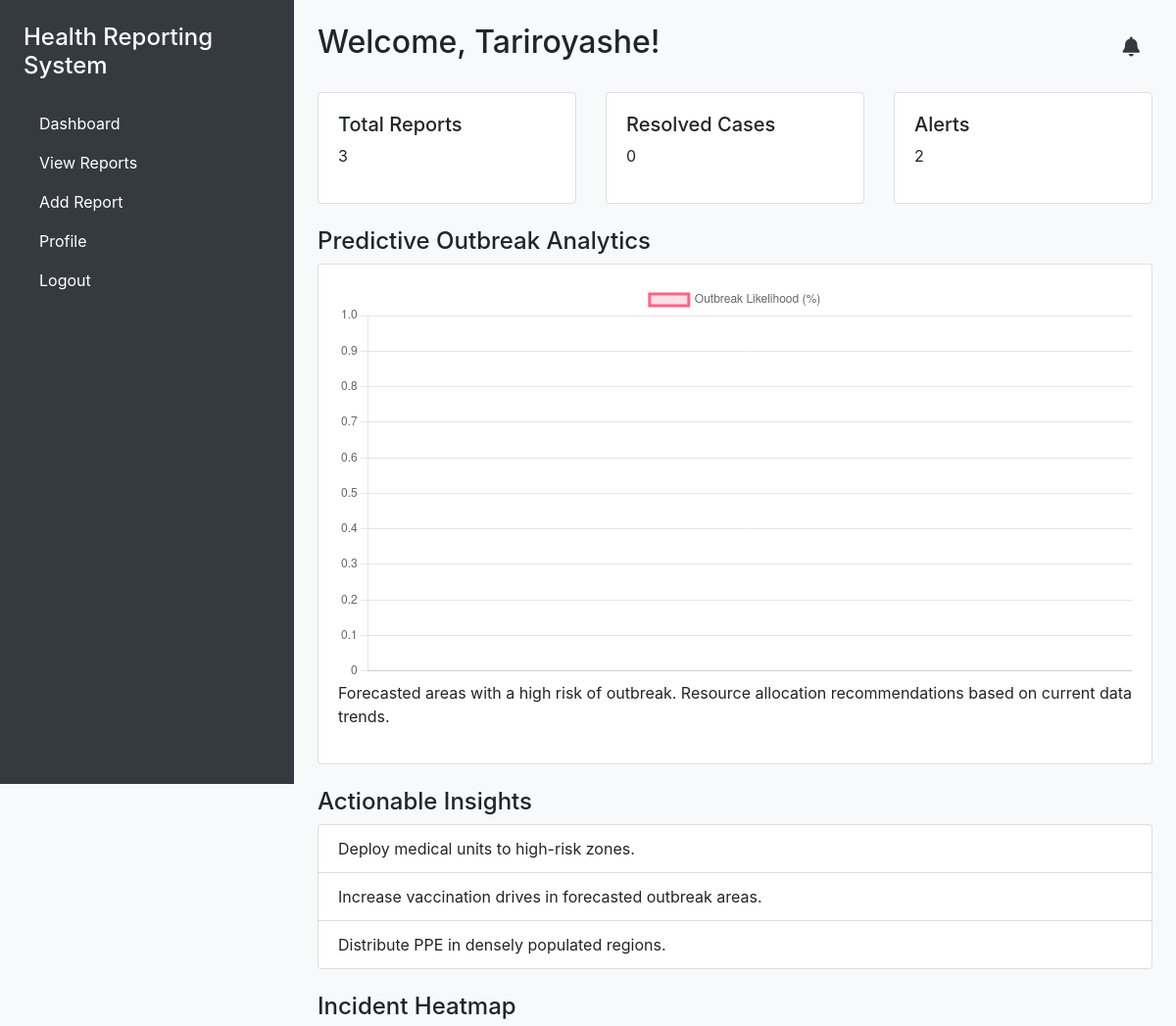
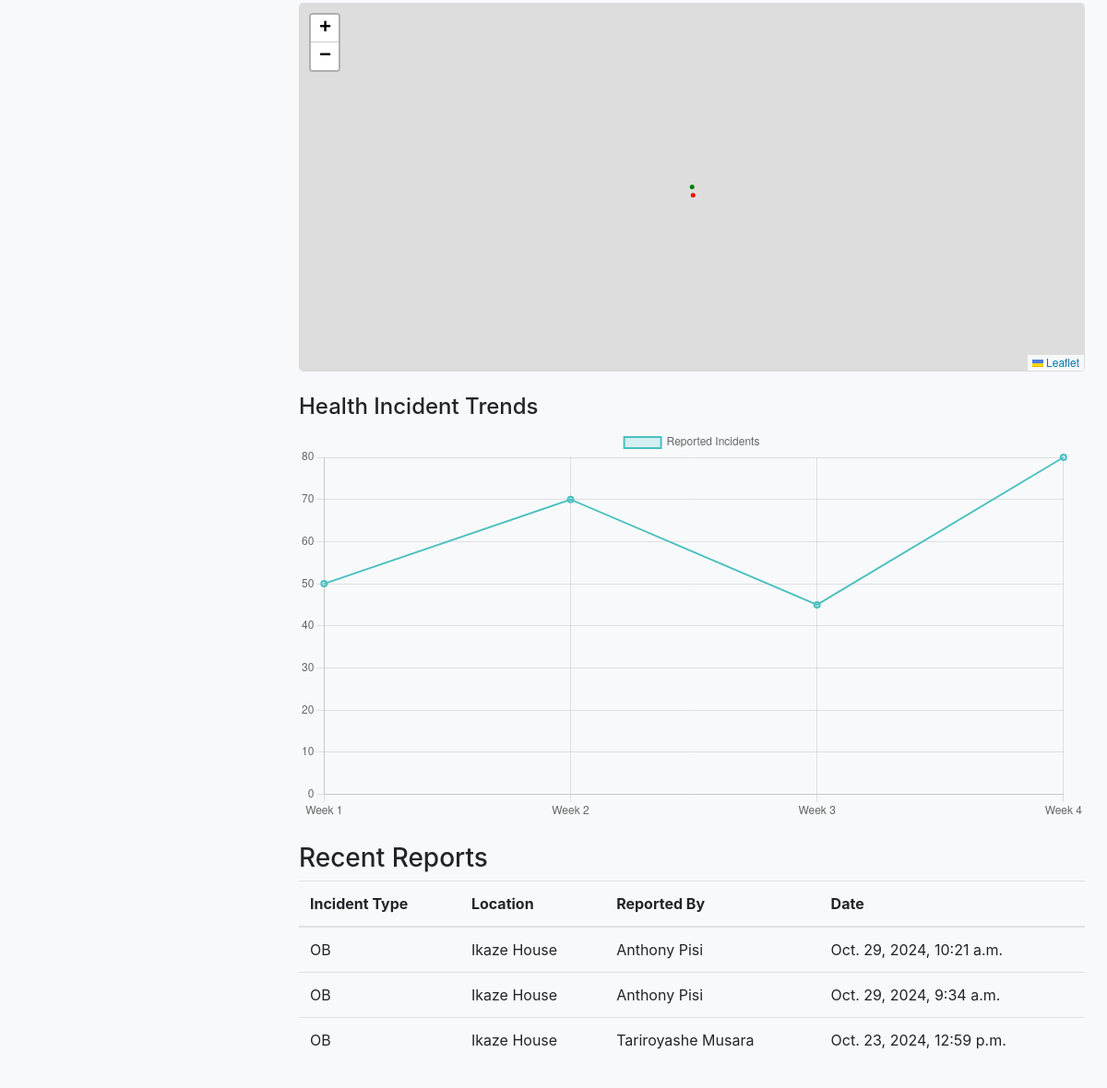
Before: /health_worker_dashboard/ (signed in) with the older database file (2 pictures, top to bottom).
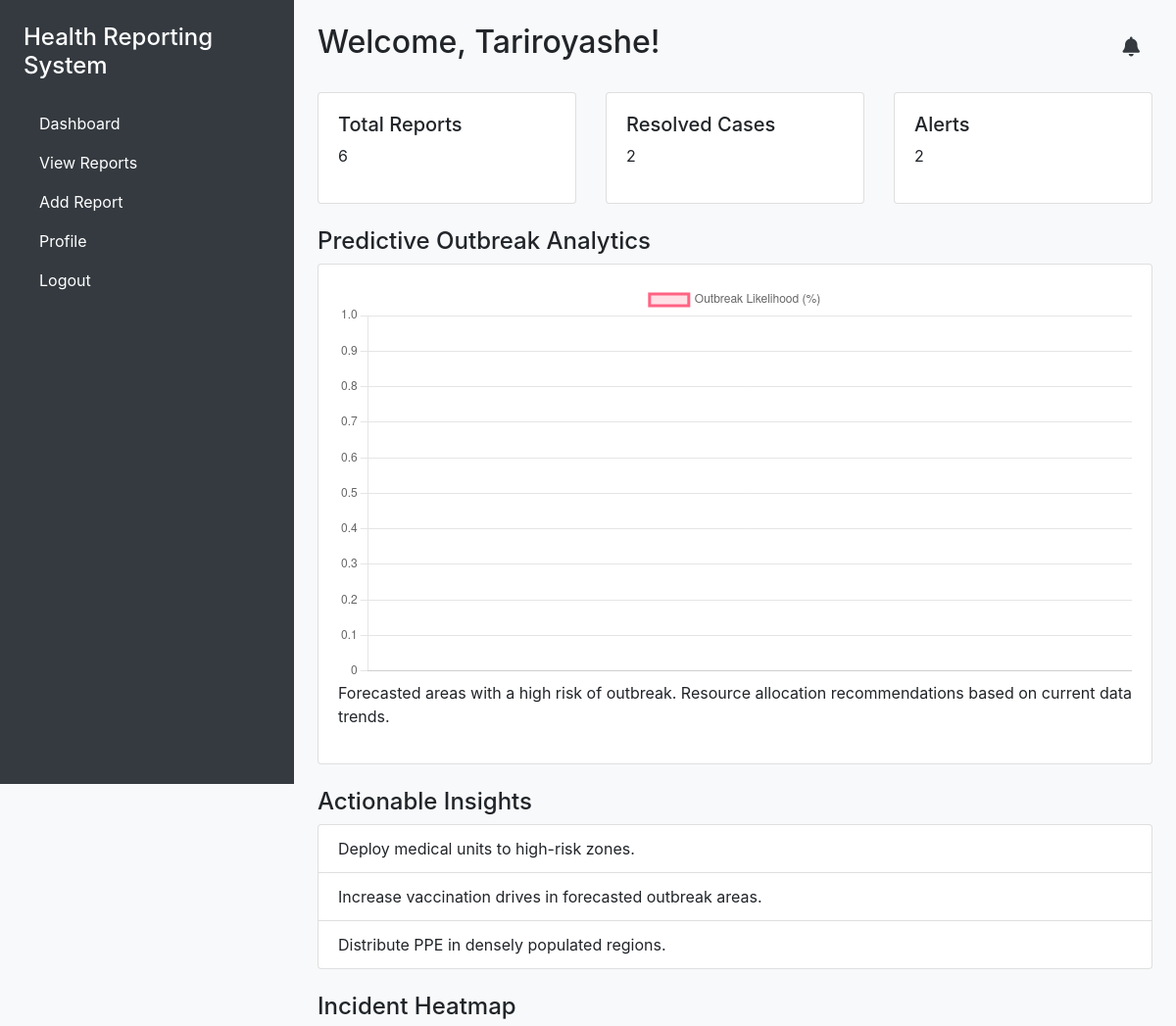
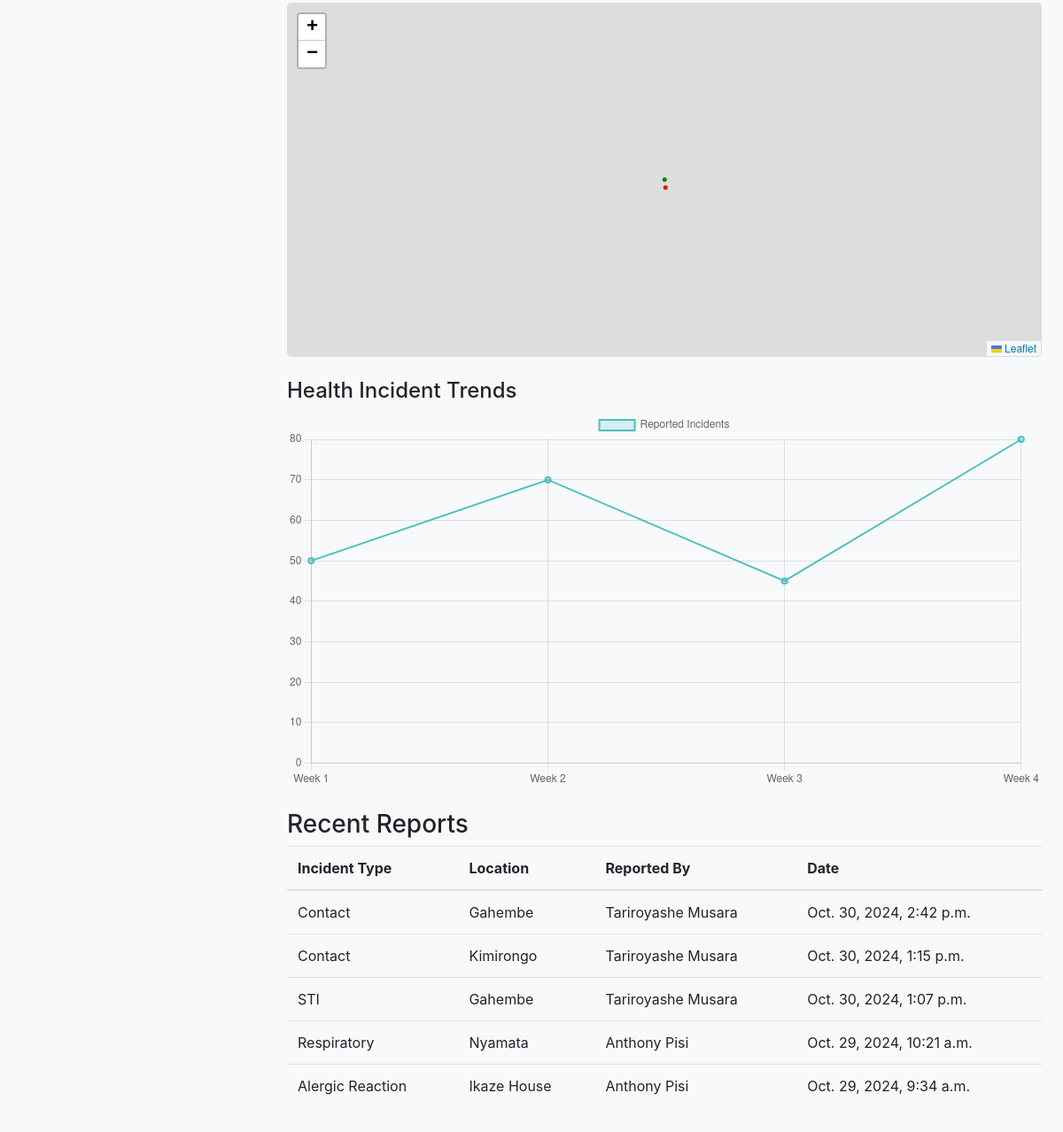
After: the same page with the newer database file (2 pictures, top to bottom).
### reports/models.py (models this page shows)
class HealthReport(models.Model):
    user = models.ForeignKey(User, on_delete=models.SET_NULL, null=True, blank=True)
    incident_type = models.ForeignKey(IncidentType, on_delete=models.CASCADE)
    symptoms = models.ManyToManyField(Symptom)
    location = models.ForeignKey(Location, on_delete=models.CASCADE)
    description = models.TextField()
    date_reported = models.DateTimeField(auto_now_add=True)
    resolved = models.BooleanField(default=False)
    is_verified = models.BooleanField(default=False)
    def __str__(self):
        return f"{self.incident_type.name} - {self.location.name}"

class IncidentType(models.Model):
    name = models.CharField(max_length=50)
    description = models.TextField(blank=True)
    def __str__(self):
        return self.name

class Location(models.Model):
    name = models.CharField(max_length=100)
    latitude = models.DecimalField(max_digits=9, decimal_places=6)
    longitude = models.DecimalField(max_digits=9, decimal_places=6)
    def __str__(self):
        return self.name

### reports/views.py (the view)
# urls.py: path('health_worker_dashboard/', views.healthworker_dashboard, name='health_worker_dashboard'),
@login_required
def healthworker_dashboard(request):
    if request.user.userprofile.is_health_worker:
        reports = HealthReport.objects.all()
        user_profile = get_object_or_404(UserProfile, user=request.user)
        total_reports = HealthReport.objects.count()
        resolved_cases = HealthReport.objects.filter(resolved=True).count()
        recent_alerts = Alert.objects.all()[:5]
        total_alerts = Alert.objects.count()
        recent_reports = HealthReport.objects.order_by('-date_reported')[:5]
        context = {
            'total_reports': total_reports,
            'resolved_cases': resolved_cases,
            'recent_alerts': recent_alerts,
            'recent_reports': recent_reports,
            'total_alerts': total_alerts,
            'reports': reports,
            'user_profile': user_profile
        }
        return render(request, 'reports/healthworker_dashboard.html', context)
    else:
        return redirect('login')

### reports/templates/reports/healthworker_dashboard.html (shortened to what the changed rows need)
{% load static %}
<!DOCTYPE html>
<html>
<head>
    <link href="{% static 'css/localversionBootstrap.css' %}" rel="stylesheet">
    <link rel="stylesheet" href="https://cdnjs.cloudflare.com/ajax/libs/font-awesome/6.0.0-beta3/css/all.min.css">
    <link rel="stylesheet" href="https://unpkg.com/leaflet@1.7.1/dist/leaflet.css"/>
</head>
<body class="bg-light">
    <div class="container-fluid">
        <div class="row">
            <div class="col-md-9 offset-md-3 p-4" style="padding-left: 20px;">
                <div class="d-flex justify-content-between align-items-center mb-4">
                    <h2>Welcome, {{ user.username }}!</h2>
                </div>
                <div class="row mb-4">
                    <div class="col-md-4">
                        <div class="card">
                            <div class="card-body">
                                <h5>Total Reports</h5>
                                <p>{{ total_reports }}</p>
                            </div>
                        </div>
                    </div>
                    <div class="col-md-4">
                        <div class="card">
                            <div class="card-body">
                                <h5>Resolved Cases</h5>
                                <p>{{ resolved_cases }}</p>
                            </div>
                        </div>
                    </div>
                </div>
                <table class="table">
                    <thead>
                        <tr>
                            <th>Incident Type</th>
                            <th>Location</th>
                            <th>Reported By</th>
                            <th>Date</th>
                        </tr>
                    </thead>
                    <tbody>
                        {% for report in recent_reports %}
                        <tr>
                            <td>{{ report.incident_type }}</td>
                            <td>{{ report.location }}</td>
                            <td>{{ report.user.get_full_name }}</td>
                            <td>{{ report.date_reported }}</td>
                        </tr>
                        {% empty %}
                        <tr>
                            <td colspan="4">No reports available.</td>
                        </tr>
                        {% endfor %}
                    </tbody>
                </table>
            </div>
        </div>
    </div>
</body>
</html>

Changed rows visible on the page:
no longer on this page (row edited): HealthReport: incident_type "OB", location "Ikaze House", user.get_full_name "Tariroyashe Musara", date_reported "Oct. 23, 2024, 12:59 p.m."
added HealthReport: incident_type "Contact", location "Gahembe", user.get_full_name "Tariroyashe Musara", date_reported "Oct. 30, 2024, 2:42 p.m."
added HealthReport: incident_type "Contact", location "Kimirongo", user.get_full_name "Tariroyashe Musara", date_reported "Oct. 30, 2024, 1:15 p.m."
added HealthReport: incident_type "STI", location "Gahembe", user.get_full_name "Tariroyashe Musara", date_reported "Oct. 30, 2024, 1:07 p.m."
changed HealthReport: incident_type "OB" → "Respiratory"; location "Ikaze House" → "Nyamata"
changed HealthReport "Ikaze House": incident_type "OB" → "Alergic Reaction"
Other visible differences:
{{ total_reports }}: "3" → "6"
{{ resolved_cases }}: "0" → "2"
